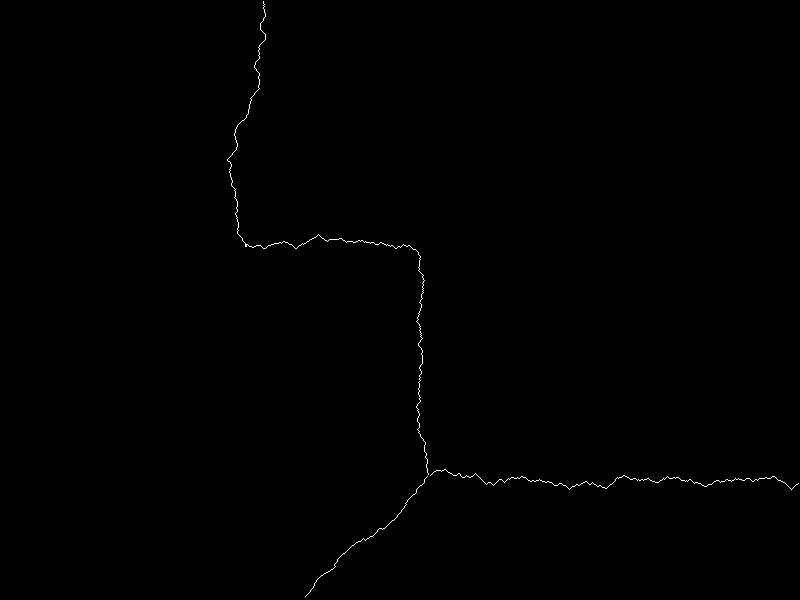
#> input picture practice/6192.bmp, 800 x 600 px
$ jupyter execute filter.ipynb
#> lines starting #> are read from the running program, lines starting #| are printed output that depends on the picture; after the words box and inside, x2 and y2 are one past the last pixel; in counts of white or black regions, pixels touching at a corner belong together
[cell 1]
import cv2
import matplotlib.pyplot as plt
import numpy as np

[cell 2]
image = cv2.imread('6192.bmp')
#> image is the input picture: shape (600, 800, 3); 0.24% white in thin lines or dots, all inside (x1, y1, x2, y2) = (227, 1, 799, 597)
plt.imshow(image)

[cell 3]
kernel = cv2.getStructuringElement(shape=cv2.MORPH_RECT,ksize=(3,3))
dilate = cv2.dilate(image,kernel,iterations=1)
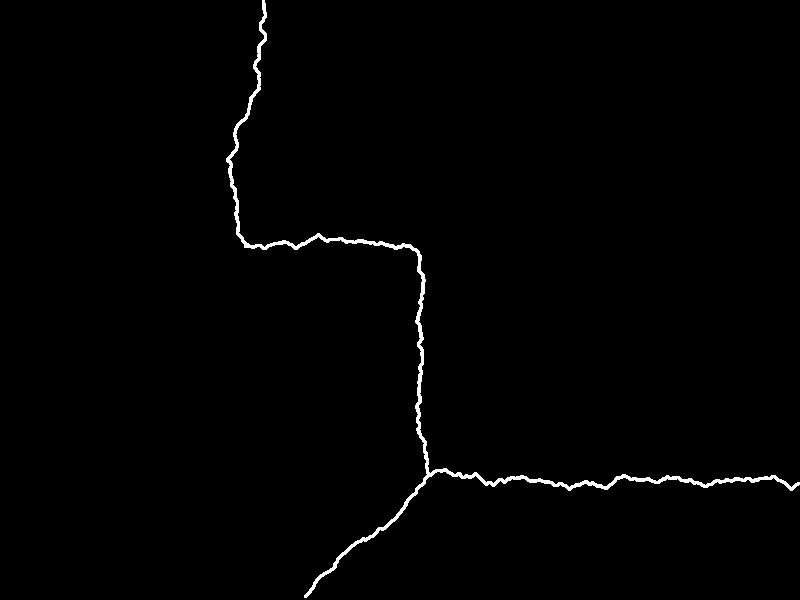
#> dilate: shape (600, 800, 3); 0.99% white; 1 white region, box (x1, y1, x2, y2) and area: (226, 0, 800, 598) 4735

plt.imshow(dilate, cmap="gray")

[cell 4]
    # sigma 값을 이용하여 가우시안 필터링
dst = cv2.GaussianBlur(dilate, (0, 0), 2)

plt.imshow(dst, cmap="gray")
